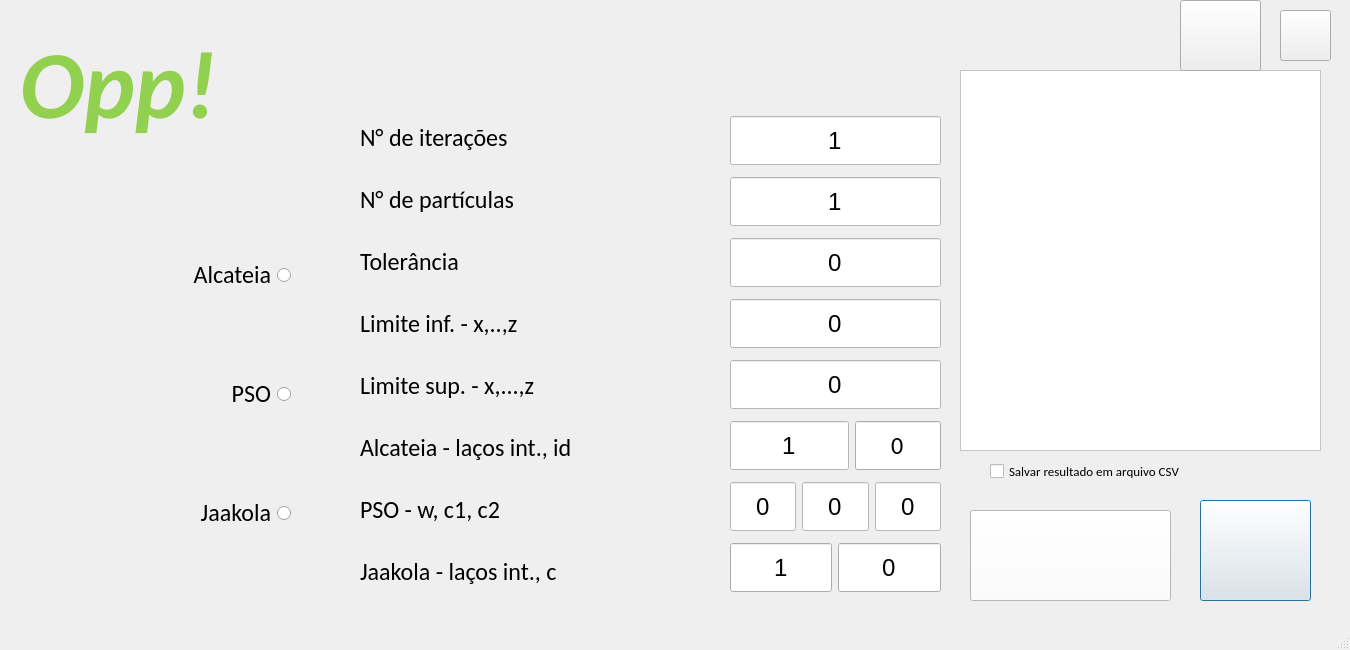
<?xml version="1.0" encoding="UTF-8"?>
<ui version="4.0">
 <class>MainWindow</class>
 <widget class="QMainWindow" name="MainWindow">
  <property name="enabled">
   <bool>true</bool>
  </property>
  <property name="geometry">
   <rect>
    <x>0</x>
    <y>0</y>
    <width>1350</width>
    <height>650</height>
   </rect>
  </property>
  <property name="minimumSize">
   <size>
    <width>1350</width>
    <height>650</height>
   </size>
  </property>
  <property name="maximumSize">
   <size>
    <width>1350</width>
    <height>650</height>
   </size>
  </property>
  <property name="windowTitle">
   <string>MainWindow</string>
  </property>
  <property name="windowIcon">
   <iconset resource="icon.qrc">
    <normaloff>:/icons_images/icons/opp.png</normaloff>:/icons_images/icons/opp.png</iconset>
  </property>
  <property name="tabShape">
   <enum>QTabWidget::Rounded</enum>
  </property>
  <widget class="QWidget" name="centralwidget">
   <widget class="QLabel" name="Opp_title">
    <property name="geometry">
     <rect>
      <x>20</x>
      <y>-20</y>
      <width>301</width>
      <height>211</height>
     </rect>
    </property>
    <property name="palette">
     <palette>
      <active>
       <colorrole role="WindowText">
        <brush brushstyle="SolidPattern">
         <color alpha="255">
          <red>0</red>
          <green>0</green>
          <blue>0</blue>
         </color>
        </brush>
       </colorrole>
       <colorrole role="Button">
        <brush brushstyle="SolidPattern">
         <color alpha="255">
          <red>85</red>
          <green>200</green>
          <blue>8</blue>
         </color>
        </brush>
       </colorrole>
       <colorrole role="Light">
        <brush brushstyle="SolidPattern">
         <color alpha="255">
          <red>135</red>
          <green>255</green>
          <blue>55</blue>
         </color>
        </brush>
       </colorrole>
       <colorrole role="Midlight">
        <brush brushstyle="SolidPattern">
         <color alpha="255">
          <red>110</red>
          <green>227</green>
          <blue>31</blue>
         </color>
        </brush>
       </colorrole>
       <colorrole role="Dark">
        <brush brushstyle="SolidPattern">
         <color alpha="255">
          <red>42</red>
          <green>100</green>
          <blue>4</blue>
         </color>
        </brush>
       </colorrole>
       <colorrole role="Mid">
        <brush brushstyle="SolidPattern">
         <color alpha="255">
          <red>56</red>
          <green>133</green>
          <blue>5</blue>
         </color>
        </brush>
       </colorrole>
       <colorrole role="Text">
        <brush brushstyle="SolidPattern">
         <color alpha="255">
          <red>0</red>
          <green>0</green>
          <blue>0</blue>
         </color>
        </brush>
       </colorrole>
       <colorrole role="BrightText">
        <brush brushstyle="SolidPattern">
         <color alpha="255">
          <red>255</red>
          <green>255</green>
          <blue>255</blue>
         </color>
        </brush>
       </colorrole>
       <colorrole role="ButtonText">
        <brush brushstyle="SolidPattern">
         <color alpha="255">
          <red>0</red>
          <green>0</green>
          <blue>0</blue>
         </color>
        </brush>
       </colorrole>
       <colorrole role="Base">
        <brush brushstyle="SolidPattern">
         <color alpha="255">
          <red>255</red>
          <green>255</green>
          <blue>255</blue>
         </color>
        </brush>
       </colorrole>
       <colorrole role="Window">
        <brush brushstyle="SolidPattern">
         <color alpha="255">
          <red>85</red>
          <green>200</green>
          <blue>8</blue>
         </color>
        </brush>
       </colorrole>
       <colorrole role="Shadow">
        <brush brushstyle="SolidPattern">
         <color alpha="255">
          <red>0</red>
          <green>0</green>
          <blue>0</blue>
         </color>
        </brush>
       </colorrole>
       <colorrole role="AlternateBase">
        <brush brushstyle="SolidPattern">
         <color alpha="255">
          <red>170</red>
          <green>227</green>
          <blue>131</blue>
         </color>
        </brush>
       </colorrole>
       <colorrole role="ToolTipBase">
        <brush brushstyle="SolidPattern">
         <color alpha="255">
          <red>255</red>
          <green>255</green>
          <blue>220</blue>
         </color>
        </brush>
       </colorrole>
       <colorrole role="ToolTipText">
        <brush brushstyle="SolidPattern">
         <color alpha="255">
          <red>0</red>
          <green>0</green>
          <blue>0</blue>
         </color>
        </brush>
       </colorrole>
      </active>
      <inactive>
       <colorrole role="WindowText">
        <brush brushstyle="SolidPattern">
         <color alpha="255">
          <red>0</red>
          <green>0</green>
          <blue>0</blue>
         </color>
        </brush>
       </colorrole>
       <colorrole role="Button">
        <brush brushstyle="SolidPattern">
         <color alpha="255">
          <red>85</red>
          <green>200</green>
          <blue>8</blue>
         </color>
        </brush>
       </colorrole>
       <colorrole role="Light">
        <brush brushstyle="SolidPattern">
         <color alpha="255">
          <red>135</red>
          <green>255</green>
          <blue>55</blue>
         </color>
        </brush>
       </colorrole>
       <colorrole role="Midlight">
        <brush brushstyle="SolidPattern">
         <color alpha="255">
          <red>110</red>
          <green>227</green>
          <blue>31</blue>
         </color>
        </brush>
       </colorrole>
       <colorrole role="Dark">
        <brush brushstyle="SolidPattern">
         <color alpha="255">
          <red>42</red>
          <green>100</green>
          <blue>4</blue>
         </color>
        </brush>
       </colorrole>
       <colorrole role="Mid">
        <brush brushstyle="SolidPattern">
         <color alpha="255">
          <red>56</red>
          <green>133</green>
          <blue>5</blue>
         </color>
        </brush>
       </colorrole>
       <colorrole role="Text">
        <brush brushstyle="SolidPattern">
         <color alpha="255">
          <red>0</red>
          <green>0</green>
          <blue>0</blue>
         </color>
        </brush>
       </colorrole>
       <colorrole role="BrightText">
        <brush brushstyle="SolidPattern">
         <color alpha="255">
          <red>255</red>
          <green>255</green>
          <blue>255</blue>
         </color>
        </brush>
       </colorrole>
       <colorrole role="ButtonText">
        <brush brushstyle="SolidPattern">
         <color alpha="255">
          <red>0</red>
          <green>0</green>
          <blue>0</blue>
         </color>
        </brush>
       </colorrole>
       <colorrole role="Base">
        <brush brushstyle="SolidPattern">
         <color alpha="255">
          <red>255</red>
          <green>255</green>
          <blue>255</blue>
         </color>
        </brush>
       </colorrole>
       <colorrole role="Window">
        <brush brushstyle="SolidPattern">
         <color alpha="255">
          <red>85</red>
          <green>200</green>
          <blue>8</blue>
         </color>
        </brush>
       </colorrole>
       <colorrole role="Shadow">
        <brush brushstyle="SolidPattern">
         <color alpha="255">
          <red>0</red>
          <green>0</green>
          <blue>0</blue>
         </color>
        </brush>
       </colorrole>
       <colorrole role="AlternateBase">
        <brush brushstyle="SolidPattern">
         <color alpha="255">
          <red>170</red>
          <green>227</green>
          <blue>131</blue>
         </color>
        </brush>
       </colorrole>
       <colorrole role="ToolTipBase">
        <brush brushstyle="SolidPattern">
         <color alpha="255">
          <red>255</red>
          <green>255</green>
          <blue>220</blue>
         </color>
        </brush>
       </colorrole>
       <colorrole role="ToolTipText">
        <brush brushstyle="SolidPattern">
         <color alpha="255">
          <red>0</red>
          <green>0</green>
          <blue>0</blue>
         </color>
        </brush>
       </colorrole>
      </inactive>
      <disabled>
       <colorrole role="WindowText">
        <brush brushstyle="SolidPattern">
         <color alpha="255">
          <red>42</red>
          <green>100</green>
          <blue>4</blue>
         </color>
        </brush>
       </colorrole>
       <colorrole role="Button">
        <brush brushstyle="SolidPattern">
         <color alpha="255">
          <red>85</red>
          <green>200</green>
          <blue>8</blue>
         </color>
        </brush>
       </colorrole>
       <colorrole role="Light">
        <brush brushstyle="SolidPattern">
         <color alpha="255">
          <red>135</red>
          <green>255</green>
          <blue>55</blue>
         </color>
        </brush>
       </colorrole>
       <colorrole role="Midlight">
        <brush brushstyle="SolidPattern">
         <color alpha="255">
          <red>110</red>
          <green>227</green>
          <blue>31</blue>
         </color>
        </brush>
       </colorrole>
       <colorrole role="Dark">
        <brush brushstyle="SolidPattern">
         <color alpha="255">
          <red>42</red>
          <green>100</green>
          <blue>4</blue>
         </color>
        </brush>
       </colorrole>
       <colorrole role="Mid">
        <brush brushstyle="SolidPattern">
         <color alpha="255">
          <red>56</red>
          <green>133</green>
          <blue>5</blue>
         </color>
        </brush>
       </colorrole>
       <colorrole role="Text">
        <brush brushstyle="SolidPattern">
         <color alpha="255">
          <red>42</red>
          <green>100</green>
          <blue>4</blue>
         </color>
        </brush>
       </colorrole>
       <colorrole role="BrightText">
        <brush brushstyle="SolidPattern">
         <color alpha="255">
          <red>255</red>
          <green>255</green>
          <blue>255</blue>
         </color>
        </brush>
       </colorrole>
       <colorrole role="ButtonText">
        <brush brushstyle="SolidPattern">
         <color alpha="255">
          <red>42</red>
          <green>100</green>
          <blue>4</blue>
         </color>
        </brush>
       </colorrole>
       <colorrole role="Base">
        <brush brushstyle="SolidPattern">
         <color alpha="255">
          <red>85</red>
          <green>200</green>
          <blue>8</blue>
         </color>
        </brush>
       </colorrole>
       <colorrole role="Window">
        <brush brushstyle="SolidPattern">
         <color alpha="255">
          <red>85</red>
          <green>200</green>
          <blue>8</blue>
         </color>
        </brush>
       </colorrole>
       <colorrole role="Shadow">
        <brush brushstyle="SolidPattern">
         <color alpha="255">
          <red>0</red>
          <green>0</green>
          <blue>0</blue>
         </color>
        </brush>
       </colorrole>
       <colorrole role="AlternateBase">
        <brush brushstyle="SolidPattern">
         <color alpha="255">
          <red>85</red>
          <green>200</green>
          <blue>8</blue>
         </color>
        </brush>
       </colorrole>
       <colorrole role="ToolTipBase">
        <brush brushstyle="SolidPattern">
         <color alpha="255">
          <red>255</red>
          <green>255</green>
          <blue>220</blue>
         </color>
        </brush>
       </colorrole>
       <colorrole role="ToolTipText">
        <brush brushstyle="SolidPattern">
         <color alpha="255">
          <red>0</red>
          <green>0</green>
          <blue>0</blue>
         </color>
        </brush>
       </colorrole>
      </disabled>
     </palette>
    </property>
    <property name="font">
     <font>
      <family>Calibri</family>
      <pointsize>48</pointsize>
      <weight>50</weight>
      <italic>true</italic>
      <bold>false</bold>
      <underline>false</underline>
     </font>
    </property>
    <property name="text">
     <string>&lt;html&gt;&lt;head/&gt;&lt;body&gt;&lt;p&gt;&lt;span style=&quot; font-size:72pt; font-weight:600; color:#92d050;&quot;&gt;Opp!&lt;/span&gt;&lt;/p&gt;&lt;/body&gt;&lt;/html&gt;</string>
    </property>
   </widget>
   <widget class="QPushButton" name="help_button">
    <property name="geometry">
     <rect>
      <x>1280</x>
      <y>10</y>
      <width>51</width>
      <height>51</height>
     </rect>
    </property>
    <property name="styleSheet">
     <string notr="true">border-image: url(:/icons_images/icons/help_button.png);</string>
    </property>
    <property name="text">
     <string/>
    </property>
   </widget>
   <widget class="QTextEdit" name="console">
    <property name="geometry">
     <rect>
      <x>960</x>
      <y>70</y>
      <width>361</width>
      <height>381</height>
     </rect>
    </property>
    <property name="styleSheet">
     <string notr="true">background-color: rgb(255, 255, 255);</string>
    </property>
   </widget>
   <widget class="QPushButton" name="edit_function_button">
    <property name="geometry">
     <rect>
      <x>970</x>
      <y>510</y>
      <width>201</width>
      <height>91</height>
     </rect>
    </property>
    <property name="acceptDrops">
     <bool>false</bool>
    </property>
    <property name="styleSheet">
     <string notr="true">background-color: rgb(255, 255, 255);
border-image: url(:/icons_images/icons/edit_function_icon.png);</string>
    </property>
    <property name="text">
     <string/>
    </property>
   </widget>
   <widget class="QPushButton" name="play_button">
    <property name="geometry">
     <rect>
      <x>1200</x>
      <y>500</y>
      <width>111</width>
      <height>101</height>
     </rect>
    </property>
    <property name="mouseTracking">
     <bool>false</bool>
    </property>
    <property name="styleSheet">
     <string notr="true">border-image: url(:/icons_images/icons/start_button.png);</string>
    </property>
    <property name="text">
     <string/>
    </property>
    <property name="default">
     <bool>true</bool>
    </property>
   </widget>
   <widget class="QWidget" name="verticalLayoutWidget_4">
    <property name="geometry">
     <rect>
      <x>50</x>
      <y>180</y>
      <width>241</width>
      <height>431</height>
     </rect>
    </property>
    <property name="font">
     <font>
      <family>Calibri</family>
      <pointsize>18</pointsize>
     </font>
    </property>
    <layout class="QVBoxLayout" name="verticalLayout_4">
     <item>
      <widget class="QRadioButton" name="alcateia">
       <property name="font">
        <font>
         <family>Calibri</family>
         <pointsize>18</pointsize>
        </font>
       </property>
       <property name="acceptDrops">
        <bool>false</bool>
       </property>
       <property name="toolTip">
        <string/>
       </property>
       <property name="layoutDirection">
        <enum>Qt::RightToLeft</enum>
       </property>
       <property name="text">
        <string>Alcateia</string>
       </property>
       <property name="autoExclusive">
        <bool>false</bool>
       </property>
      </widget>
     </item>
     <item>
      <widget class="QRadioButton" name="pso">
       <property name="font">
        <font>
         <family>Calibri</family>
         <pointsize>18</pointsize>
        </font>
       </property>
       <property name="acceptDrops">
        <bool>false</bool>
       </property>
       <property name="layoutDirection">
        <enum>Qt::RightToLeft</enum>
       </property>
       <property name="text">
        <string>PSO</string>
       </property>
       <property name="autoExclusive">
        <bool>false</bool>
       </property>
      </widget>
     </item>
     <item>
      <widget class="QRadioButton" name="jaakola">
       <property name="font">
        <font>
         <family>Calibri</family>
         <pointsize>18</pointsize>
        </font>
       </property>
       <property name="acceptDrops">
        <bool>false</bool>
       </property>
       <property name="layoutDirection">
        <enum>Qt::RightToLeft</enum>
       </property>
       <property name="text">
        <string>Jaakola</string>
       </property>
       <property name="autoExclusive">
        <bool>false</bool>
       </property>
      </widget>
     </item>
    </layout>
   </widget>
   <widget class="QCheckBox" name="export_results_cvs">
    <property name="geometry">
     <rect>
      <x>990</x>
      <y>460</y>
      <width>311</width>
      <height>23</height>
     </rect>
    </property>
    <property name="font">
     <font>
      <family>Calibri</family>
      <pointsize>10</pointsize>
     </font>
    </property>
    <property name="text">
     <string>Salvar resultado em arquivo CSV</string>
    </property>
   </widget>
   <widget class="QWidget" name="layoutWidget">
    <property name="geometry">
     <rect>
      <x>730</x>
      <y>110</y>
      <width>211</width>
      <height>491</height>
     </rect>
    </property>
    <layout class="QVBoxLayout" name="verticalLayout_3">
     <item>
      <widget class="QLineEdit" name="n_iterations">
       <property name="minimumSize">
        <size>
         <width>0</width>
         <height>49</height>
        </size>
       </property>
       <property name="font">
        <font>
         <pointsize>18</pointsize>
        </font>
       </property>
       <property name="styleSheet">
        <string notr="true">background-color: rgb(255, 255, 255);</string>
       </property>
       <property name="text">
        <string>1</string>
       </property>
       <property name="alignment">
        <set>Qt::AlignCenter</set>
       </property>
      </widget>
     </item>
     <item>
      <widget class="QLineEdit" name="n_particles">
       <property name="minimumSize">
        <size>
         <width>0</width>
         <height>49</height>
        </size>
       </property>
       <property name="font">
        <font>
         <pointsize>18</pointsize>
        </font>
       </property>
       <property name="styleSheet">
        <string notr="true">background-color: rgb(255, 255, 255);</string>
       </property>
       <property name="text">
        <string>1</string>
       </property>
       <property name="alignment">
        <set>Qt::AlignCenter</set>
       </property>
      </widget>
     </item>
     <item>
      <widget class="QLineEdit" name="n_tolerance">
       <property name="minimumSize">
        <size>
         <width>0</width>
         <height>49</height>
        </size>
       </property>
       <property name="font">
        <font>
         <pointsize>18</pointsize>
        </font>
       </property>
       <property name="styleSheet">
        <string notr="true">background-color: rgb(255, 255, 255);</string>
       </property>
       <property name="text">
        <string>0</string>
       </property>
       <property name="alignment">
        <set>Qt::AlignCenter</set>
       </property>
      </widget>
     </item>
     <item>
      <widget class="QLineEdit" name="vector_inf_limit">
       <property name="minimumSize">
        <size>
         <width>0</width>
         <height>49</height>
        </size>
       </property>
       <property name="font">
        <font>
         <pointsize>18</pointsize>
        </font>
       </property>
       <property name="styleSheet">
        <string notr="true">background-color: rgb(255, 255, 255);</string>
       </property>
       <property name="text">
        <string>0</string>
       </property>
       <property name="alignment">
        <set>Qt::AlignCenter</set>
       </property>
      </widget>
     </item>
     <item>
      <widget class="QLineEdit" name="vector_sup_limit">
       <property name="minimumSize">
        <size>
         <width>0</width>
         <height>49</height>
        </size>
       </property>
       <property name="font">
        <font>
         <pointsize>18</pointsize>
        </font>
       </property>
       <property name="styleSheet">
        <string notr="true">background-color: rgb(255, 255, 255);</string>
       </property>
       <property name="text">
        <string>0</string>
       </property>
       <property name="alignment">
        <set>Qt::AlignCenter</set>
       </property>
      </widget>
     </item>
     <item>
      <layout class="QHBoxLayout" name="horizontalLayout">
       <item>
        <widget class="QLineEdit" name="alcateia_inner_circle">
         <property name="minimumSize">
          <size>
           <width>0</width>
           <height>49</height>
          </size>
         </property>
         <property name="font">
          <font>
           <pointsize>18</pointsize>
          </font>
         </property>
         <property name="styleSheet">
          <string notr="true">background-color: rgb(255, 255, 255);</string>
         </property>
         <property name="text">
          <string>1</string>
         </property>
         <property name="alignment">
          <set>Qt::AlignCenter</set>
         </property>
        </widget>
       </item>
       <item>
        <widget class="QLineEdit" name="alcatei_id">
         <property name="minimumSize">
          <size>
           <width>0</width>
           <height>49</height>
          </size>
         </property>
         <property name="font">
          <font>
           <family>Calibri</family>
           <pointsize>18</pointsize>
          </font>
         </property>
         <property name="text">
          <string>0</string>
         </property>
         <property name="alignment">
          <set>Qt::AlignCenter</set>
         </property>
        </widget>
       </item>
      </layout>
     </item>
     <item>
      <layout class="QHBoxLayout" name="horizontalLayout_3">
       <item>
        <widget class="QLineEdit" name="w_pso_only">
         <property name="minimumSize">
          <size>
           <width>0</width>
           <height>49</height>
          </size>
         </property>
         <property name="font">
          <font>
           <pointsize>18</pointsize>
          </font>
         </property>
         <property name="styleSheet">
          <string notr="true">background-color: rgb(255, 255, 255);</string>
         </property>
         <property name="text">
          <string>0</string>
         </property>
         <property name="alignment">
          <set>Qt::AlignCenter</set>
         </property>
        </widget>
       </item>
       <item>
        <widget class="QLineEdit" name="c1_pso_only">
         <property name="minimumSize">
          <size>
           <width>0</width>
           <height>49</height>
          </size>
         </property>
         <property name="font">
          <font>
           <pointsize>18</pointsize>
          </font>
         </property>
         <property name="styleSheet">
          <string notr="true">background-color: rgb(255, 255, 255);</string>
         </property>
         <property name="text">
          <string>0</string>
         </property>
         <property name="alignment">
          <set>Qt::AlignCenter</set>
         </property>
        </widget>
       </item>
       <item>
        <widget class="QLineEdit" name="c2_pso_only">
         <property name="minimumSize">
          <size>
           <width>0</width>
           <height>49</height>
          </size>
         </property>
         <property name="font">
          <font>
           <pointsize>18</pointsize>
          </font>
         </property>
         <property name="styleSheet">
          <string notr="true">background-color: rgb(255, 255, 255);</string>
         </property>
         <property name="text">
          <string>0</string>
         </property>
         <property name="alignment">
          <set>Qt::AlignCenter</set>
         </property>
        </widget>
       </item>
      </layout>
     </item>
     <item>
      <layout class="QHBoxLayout" name="horizontalLayout_4">
       <item>
        <widget class="QLineEdit" name="inner_circle_lj_only">
         <property name="minimumSize">
          <size>
           <width>0</width>
           <height>49</height>
          </size>
         </property>
         <property name="font">
          <font>
           <pointsize>18</pointsize>
          </font>
         </property>
         <property name="text">
          <string>1</string>
         </property>
         <property name="alignment">
          <set>Qt::AlignCenter</set>
         </property>
        </widget>
       </item>
       <item>
        <widget class="QLineEdit" name="c_lj_only">
         <property name="minimumSize">
          <size>
           <width>0</width>
           <height>49</height>
          </size>
         </property>
         <property name="font">
          <font>
           <pointsize>18</pointsize>
          </font>
         </property>
         <property name="text">
          <string>0</string>
         </property>
         <property name="alignment">
          <set>Qt::AlignCenter</set>
         </property>
        </widget>
       </item>
      </layout>
     </item>
    </layout>
   </widget>
   <widget class="QWidget" name="layoutWidget">
    <property name="geometry">
     <rect>
      <x>360</x>
      <y>110</y>
      <width>392</width>
      <height>490</height>
     </rect>
    </property>
    <layout class="QVBoxLayout" name="verticalLayout_2">
     <item>
      <widget class="QLabel" name="iterations_lb">
       <property name="font">
        <font>
         <family>Calibri</family>
         <pointsize>18</pointsize>
        </font>
       </property>
       <property name="text">
        <string>N° de iterações</string>
       </property>
      </widget>
     </item>
     <item>
      <widget class="QLabel" name="particles_lb">
       <property name="font">
        <font>
         <family>Calibri</family>
         <pointsize>18</pointsize>
        </font>
       </property>
       <property name="text">
        <string>N° de partículas</string>
       </property>
      </widget>
     </item>
     <item>
      <widget class="QLabel" name="tolerance_lb">
       <property name="font">
        <font>
         <family>Calibri</family>
         <pointsize>18</pointsize>
        </font>
       </property>
       <property name="text">
        <string>Tolerância</string>
       </property>
      </widget>
     </item>
     <item>
      <widget class="QLabel" name="inf_limit_lb">
       <property name="font">
        <font>
         <family>Calibri</family>
         <pointsize>18</pointsize>
        </font>
       </property>
       <property name="text">
        <string>Limite inf. - x,..,z</string>
       </property>
      </widget>
     </item>
     <item>
      <widget class="QLabel" name="sup_limit_lb">
       <property name="font">
        <font>
         <family>Calibri</family>
         <pointsize>18</pointsize>
        </font>
       </property>
       <property name="text">
        <string>Limite sup. - x,...,z</string>
       </property>
      </widget>
     </item>
     <item>
      <widget class="QLabel" name="alcateia_only_lb">
       <property name="font">
        <font>
         <family>Calibri</family>
         <pointsize>18</pointsize>
        </font>
       </property>
       <property name="text">
        <string>Alcateia - laços int., id</string>
       </property>
      </widget>
     </item>
     <item>
      <widget class="QLabel" name="pso_only_lb">
       <property name="font">
        <font>
         <family>Calibri</family>
         <pointsize>18</pointsize>
        </font>
       </property>
       <property name="text">
        <string>PSO - w, c1, c2</string>
       </property>
      </widget>
     </item>
     <item>
      <widget class="QLabel" name="label">
       <property name="font">
        <font>
         <family>Calibri</family>
         <pointsize>18</pointsize>
        </font>
       </property>
       <property name="text">
        <string>Jaakola - laços int., c</string>
       </property>
      </widget>
     </item>
    </layout>
   </widget>
   <widget class="QPushButton" name="youtube">
    <property name="geometry">
     <rect>
      <x>1180</x>
      <y>0</y>
      <width>81</width>
      <height>71</height>
     </rect>
    </property>
    <property name="styleSheet">
     <string notr="true">border-image: url(:/icons_images/icons/youtube.png);</string>
    </property>
    <property name="text">
     <string/>
    </property>
   </widget>
  </widget>
  <widget class="QMenuBar" name="menubar">
   <property name="geometry">
    <rect>
     <x>0</x>
     <y>0</y>
     <width>1350</width>
     <height>31</height>
    </rect>
   </property>
  </widget>
  <widget class="QStatusBar" name="statusbar"/>
 </widget>
 <resources>
  <include location="icon.qrc"/>
 </resources>
 <connections/>
</ui>
